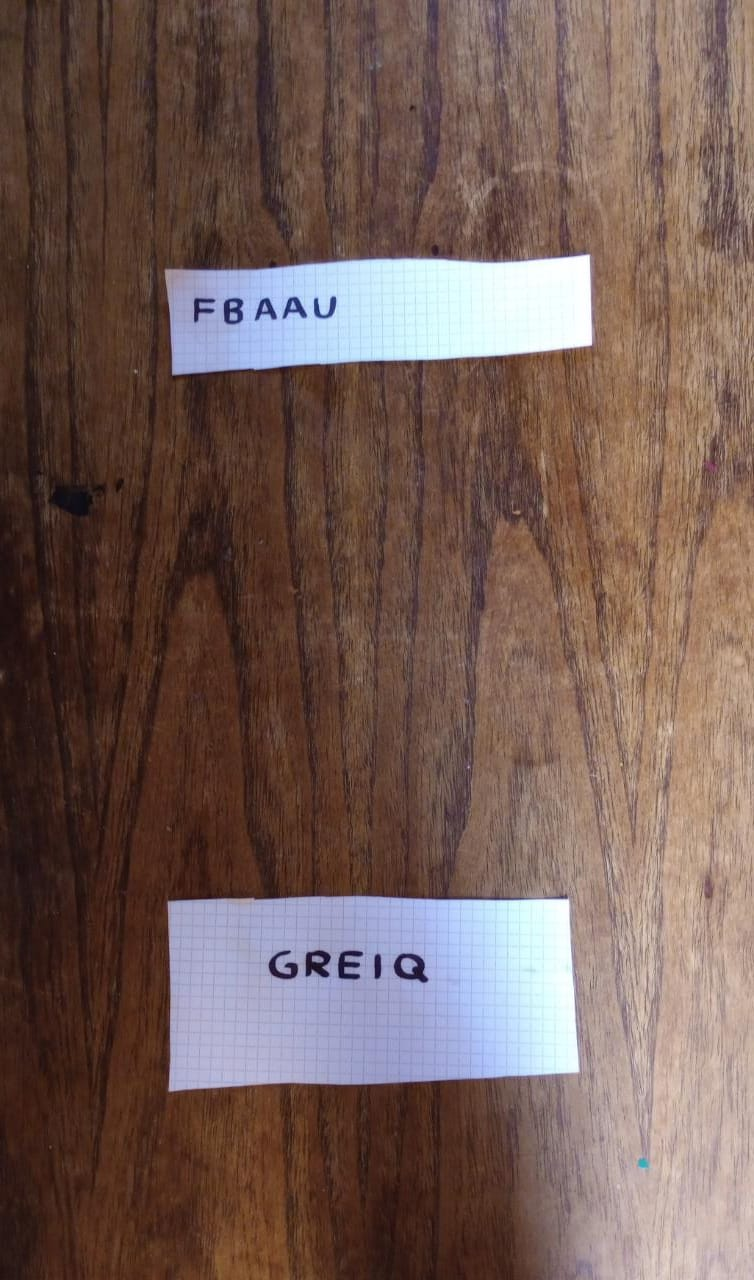
#> input picture sample/cut_hello.jpeg, 754 x 1280 px
$ python -i ocr.py   (imports and definitions only)
#> lines starting #> are read from the running program, lines starting #| are printed output that depends on the picture; after the words box and inside, x2 and y2 are one past the last pixel; in counts of white or black regions, pixels touching at a corner belong together
#> further down, picture is the input picture: PIL image 754x1280 RGB; mean R, G, B 115.6, 92.9, 86.1
import string

import numpy as np
import pytesseract
from PIL import Image, ImageFilter, ImageOps
from pytesseract import Output as PytesseractOutput
from pytesseract import image_to_data
from skimage.filters import threshold_otsu

from benevolent.conf import get_config


def load_config():
    """Set the tesseract command's path"""
    cfg = get_config()
    if cfg is None:
        return
    if 'tesseract' not in cfg:
        return
    if 'path' not in cfg['tesseract']:
        return
    pytesseract.pytesseract.tesseract_cmd = cfg['tesseract']['path']


def get_image_text(image: Image.Image) -> str:
    """Returns text from an image"""
    return pytesseract.image_to_string(image)


def get_tesseract_data(image: Image.Image) -> dict:
    """Returns the tesseract data from an image."""
    img_mono = img_to_mono(image.copy())
    return image_to_data(
        img_mono,
        output_type=PytesseractOutput.DICT,
        config=f"-c tessedit_char_whitelist=\"{string.ascii_letters}\"",
    )


def img_to_mono(
        img,
        font_blur=3,
        background_blur=50,
):
    """
    Prepare an image for input to tesseract.

    https://tesseract-ocr.github.io/tessdoc/ImproveQuality.html
    """
#> called with font_blur = 3, background_blur = 50
    img_gray = ImageOps.grayscale(img)
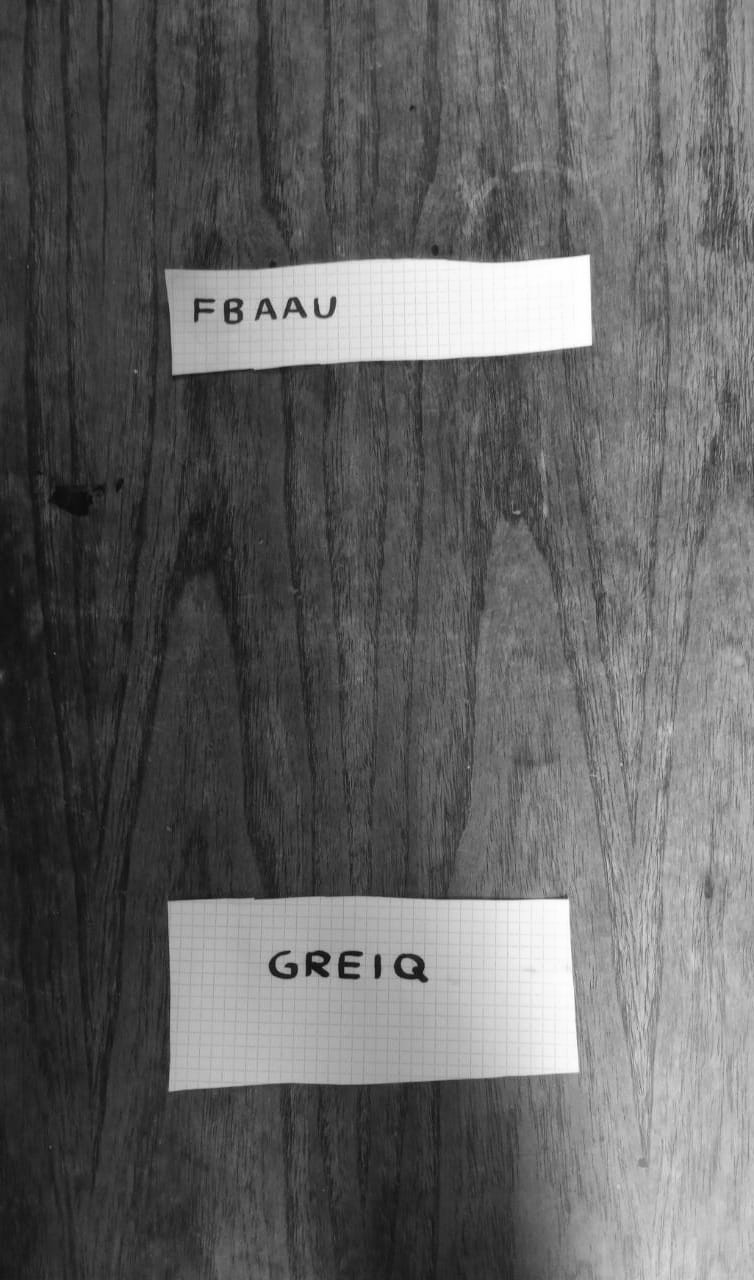
#> img_gray: PIL image 754x1280 L; min 8, max 255, mean 98.9

    img_blur1 = img_gray.filter(ImageFilter.BoxBlur(font_blur))
    img_blur2 = img_gray.filter(ImageFilter.BoxBlur(background_blur))
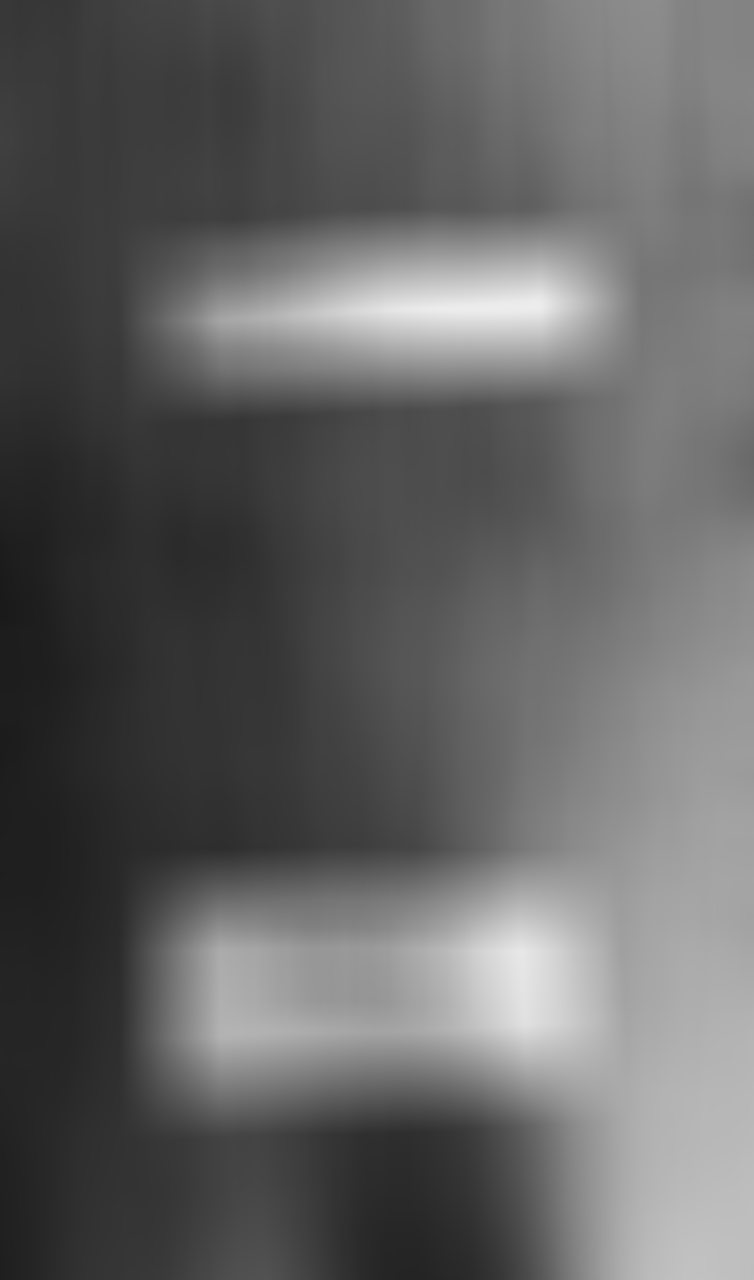
#> img_blur2: PIL image 754x1280 L; min 25, max 237, mean 99

    arr_blur1 = np.asarray(img_blur1)
    arr_blur2 = np.asarray(img_blur2)
    arr_divided = np.ma.divide(arr_blur1, arr_blur2).data
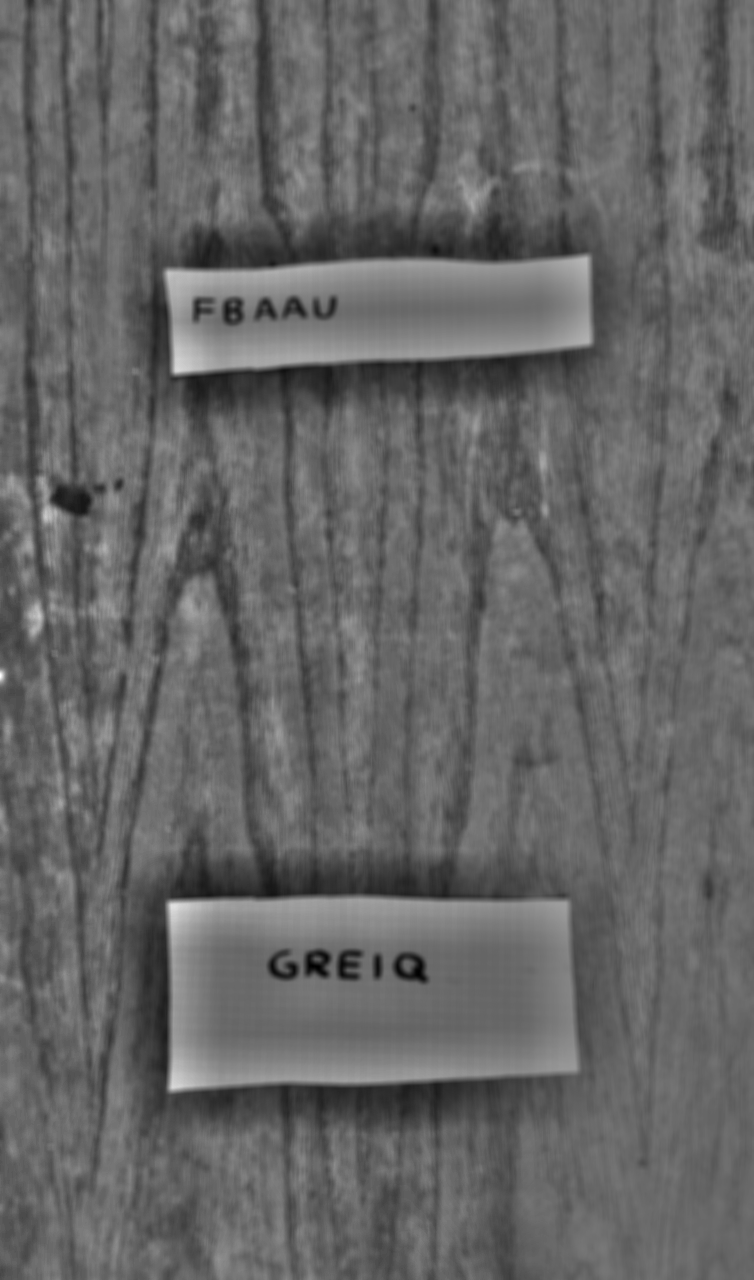
#> arr_divided: shape (1280, 754) float64; min 0.159, max 2.24, mean 0.988; drawn with min black and max white
    arr_normed = np.uint8(255*arr_divided/arr_divided.max())

    otsu_thres = threshold_otsu(arr_normed)
#> otsu_thres = 105

    img_normed = Image.fromarray(arr_normed)

    img_thres = img_normed.point(lambda p: 255 if p > otsu_thres else 0)
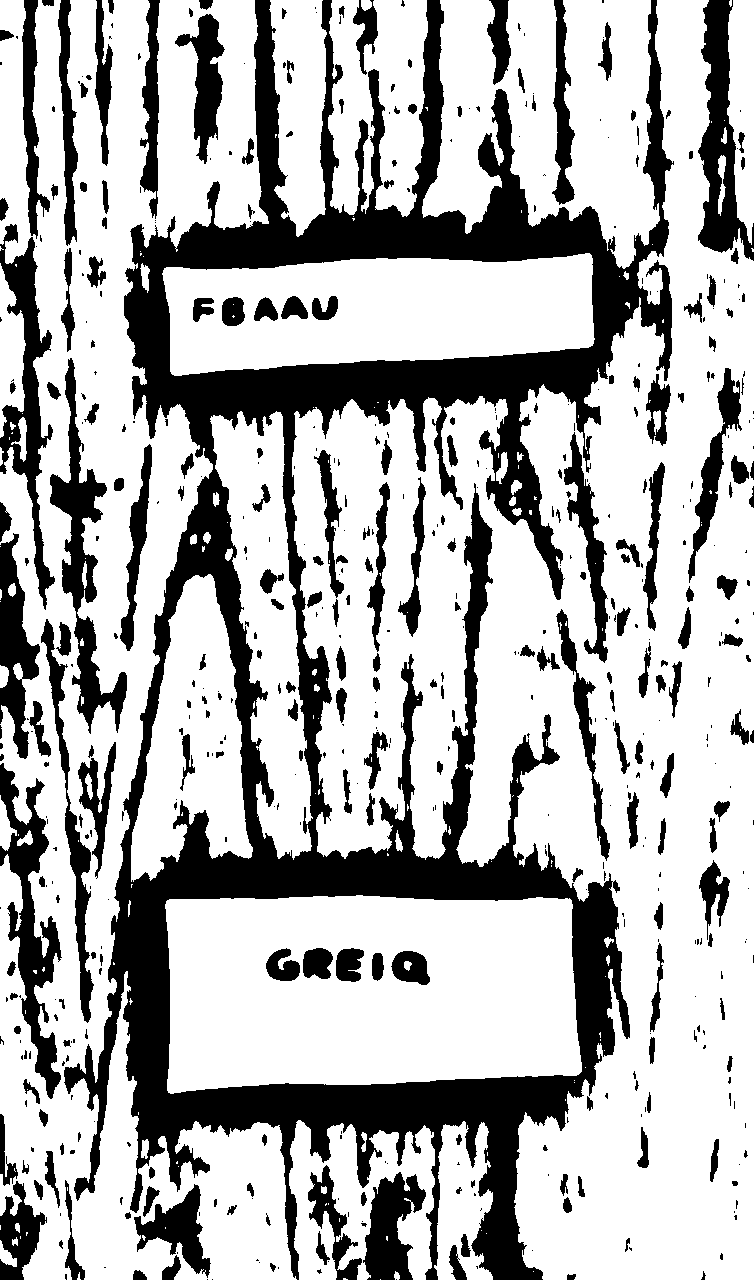
#> img_thres: PIL image 754x1280 L; 70.2% white; 542 black regions (295 under 20 px), largest, box (x1, y1, x2, y2) and area: (64, 0, 674, 1280) 175145, (0, 763, 62, 1099) 7288, (50, 358, 127, 734) 7230

    img_mono = img_thres.convert('1')
    return img_mono


# [1 line not run here, left out]

>>> from PIL import Image
>>> picture = Image.open('../sample/cut_hello.jpeg')
#> (the run stopped early here; a loop or call above may not have finished)
